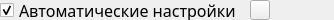
                            <widget class="QFrame" name="autoSetMainFrame">
                             <property name="minimumSize">
                              <size>
                               <width>0</width>
                               <height>20</height>
                              </size>
                             </property>
                             <property name="maximumSize">
                              <size>
                               <width>16777215</width>
                               <height>20</height>
                              </size>
                             </property>
                             <property name="frameShape">
                              <enum>QFrame::NoFrame</enum>
                             </property>
                             <property name="frameShadow">
                              <enum>QFrame::Raised</enum>
                             </property>
                             <layout class="QVBoxLayout" name="verticalLayout_15">
                              <property name="spacing">
                               <number>0</number>
                              </property>
                              <property name="leftMargin">
                               <number>0</number>
                              </property>
                              <property name="topMargin">
                               <number>0</number>
                              </property>
                              <property name="rightMargin">
                               <number>0</number>
                              </property>
                              <property name="bottomMargin">
                               <number>0</number>
                              </property>
                              <item>
                               <widget class="QFrame" name="frame">
                                <property name="minimumSize">
                                 <size>
                                  <width>0</width>
                                  <height>79</height>
                                 </size>
                                </property>
                                <property name="maximumSize">
                                 <size>
                                  <width>16777215</width>
                                  <height>79</height>
                                 </size>
                                </property>
                                <property name="frameShape">
                                 <enum>QFrame::NoFrame</enum>
                                </property>
                                <property name="frameShadow">
                                 <enum>QFrame::Raised</enum>
                                </property>
                                <layout class="QVBoxLayout" name="verticalLayout_14">
                                 <property name="spacing">
                                  <number>0</number>
                                 </property>
                                 <property name="leftMargin">
                                  <number>0</number>
                                 </property>
                                 <property name="topMargin">
                                  <number>0</number>
                                 </property>
                                 <property name="rightMargin">
                                  <number>0</number>
                                 </property>
                                 <property name="bottomMargin">
                                  <number>0</number>
                                 </property>
                                 <item>
                                  <widget class="QFrame" name="autoSetFrame">
                                   <property name="sizePolicy">
                                    <sizepolicy hsizetype="Preferred" vsizetype="Fixed">
                                     <horstretch>0</horstretch>
                                     <verstretch>0</verstretch>
                                    </sizepolicy>
                                   </property>
                                   <property name="minimumSize">
                                    <size>
                                     <width>0</width>
                                     <height>20</height>
                                    </size>
                                   </property>
                                   <property name="maximumSize">
                                    <size>
                                     <width>16777215</width>
                                     <height>20</height>
                                    </size>
                                   </property>
                                   <property name="styleSheet">
                                    <string notr="true">QFrame{
border-radius: 0px;
margin:0px;
}
QPushButton{
background:none;
}
QPushButton:hover{
image: url(:/icons/icons/question1_hover.png);
}
QPushButton:pressed{
image: url(:/icons/icons/question1_pressed.png);
}</string>
                                   </property>
                                   <property name="frameShape">
                                    <enum>QFrame::NoFrame</enum>
                                   </property>
                                   <property name="frameShadow">
                                    <enum>QFrame::Raised</enum>
                                   </property>
                                   <layout class="QHBoxLayout" name="horizontalLayout_4">
                                    <property name="spacing">
                                     <number>8</number>
                                    </property>
                                    <property name="leftMargin">
                                     <number>0</number>
                                    </property>
                                    <property name="topMargin">
                                     <number>0</number>
                                    </property>
                                    <property name="rightMargin">
                                     <number>0</number>
                                    </property>
                                    <property name="bottomMargin">
                                     <number>0</number>
                                    </property>
                                    <item>
                                     <widget class="QCheckBox" name="autoSetcheckBox">
                                      <property name="minimumSize">
                                       <size>
                                        <width>15</width>
                                        <height>15</height>
                                       </size>
                                      </property>
                                      <property name="maximumSize">
                                       <size>
                                        <width>16777215</width>
                                        <height>25</height>
                                       </size>
                                      </property>
                                      <property name="font">
                                       <font>
                                        <family>Yu Gothic UI Semilight</family>
                                        <pointsize>12</pointsize>
                                       </font>
                                      </property>
                                      <property name="text">
                                       <string>Автоматические настройки</string>
                                      </property>
                                      <property name="checked">
                                       <bool>true</bool>
                                      </property>
                                     </widget>
                                    </item>
                                    <item>
                                     <widget class="QPushButton" name="question_button">
                                      <property name="minimumSize">
                                       <size>
                                        <width>20</width>
                                        <height>20</height>
                                       </size>
                                      </property>
                                      <property name="maximumSize">
                                       <size>
                                        <width>20</width>
                                        <height>20</height>
                                       </size>
                                      </property>
                                      <property name="text">
                                       <string/>
                                      </property>
                                      <property name="icon">
                                       <iconset resource="source.qrc">
                                        <normaloff>:/icons/icons/question1.png</normaloff>
                                        <activeon>:/icons/icons/question1.png</activeon>
                                        <selectedoff>:/icons/icons/question1.png</selectedoff>
                                        <selectedon>:/icons/icons/question1.png</selectedon>:/icons/icons/question1.png</iconset>
                                      </property>
                                      <property name="iconSize">
                                       <size>
                                        <width>18</width>
                                        <height>18</height>
                                       </size>
                                      </property>
                                     </widget>
                                    </item>
                                    <item>
                                     <spacer name="horizontalSpacer_3">
                                      <property name="orientation">
                                       <enum>Qt::Horizontal</enum>
                                      </property>
                                      <property name="sizeHint" stdset="0">
                                       <size>
                                        <width>40</width>
                                        <height>10</height>
                                       </size>
                                      </property>
                                     </spacer>
                                    </item>
                                   </layout>
                                  </widget>
                                 </item>
                                 <item>
                                  <widget class="QFrame" name="questionFrame2">
                                   <property name="minimumSize">
                                    <size>
                                     <width>0</width>
                                     <height>60</height>
                                    </size>
                                   </property>
                                   <property name="maximumSize">
                                    <size>
                                     <width>16777215</width>
                                     <height>60</height>
                                    </size>
                                   </property>
                                   <property name="frameShape">
                                    <enum>QFrame::NoFrame</enum>
                                   </property>
                                   <property name="frameShadow">
                                    <enum>QFrame::Raised</enum>
                                   </property>
                                   <layout class="QVBoxLayout" name="verticalLayout_3">
                                    <property name="spacing">
                                     <number>0</number>
                                    </property>
                                    <property name="leftMargin">
                                     <number>0</number>
                                    </property>
                                    <property name="topMargin">
                                     <number>10</number>
                                    </property>
                                    <property name="rightMargin">
                                     <number>0</number>
                                    </property>
                                    <property name="bottomMargin">
                                     <number>0</number>
                                    </property>
                                    <item>
                                     <widget class="QFrame" name="questionFrame">
                                      <property name="sizePolicy">
                                       <sizepolicy hsizetype="Preferred" vsizetype="Fixed">
                                        <horstretch>0</horstretch>
                                        <verstretch>0</verstretch>
                                       </sizepolicy>
                                      </property>
                                      <property name="minimumSize">
                                       <size>
                                        <width>0</width>
                                        <height>50</height>
                                       </size>
                                      </property>
                                      <property name="maximumSize">
                                       <size>
                                        <width>16777215</width>
                                        <height>50</height>
                                       </size>
                                      </property>
                                      <property name="styleSheet">
                                       <string notr="true">QFrame{
background: rgb(73, 58, 79);
border-radius: 10px;
}
</string>
                                      </property>
                                      <property name="frameShape">
                                       <enum>QFrame::NoFrame</enum>
                                      </property>
                                      <property name="frameShadow">
                                       <enum>QFrame::Raised</enum>
                                      </property>
                                      <layout class="QVBoxLayout" name="verticalLayout_13">
                                       <property name="spacing">
                                        <number>0</number>
                                       </property>
                                       <property name="leftMargin">
                                        <number>10</number>
                                       </property>
                                       <property name="topMargin">
                                        <number>5</number>
                                       </property>
                                       <property name="rightMargin">
                                        <number>5</number>
                                       </property>
                                       <property name="bottomMargin">
                                        <number>5</number>
                                       </property>
                                       <item>
                                        <widget class="QLabel" name="questionLabel">
                                         <property name="sizePolicy">
                                          <sizepolicy hsizetype="Preferred" vsizetype="Preferred">
                                           <horstretch>0</horstretch>
                                           <verstretch>0</verstretch>
                                          </sizepolicy>
                                         </property>
                                         <property name="font">
                                          <font>
                                           <family>Yu Gothic UI Semilight</family>
                                           <pointsize>10</pointsize>
                                          </font>
                                         </property>
                                         <property name="frameShape">
                                          <enum>QFrame::NoFrame</enum>
                                         </property>
                                         <property name="text">
                                          <string>Программа выберет максимальное количество слов, 4 варианта ответа и неограниченное время на выполнение.</string>
                                         </property>
                                         <property name="wordWrap">
                                          <bool>true</bool>
                                         </property>
                                        </widget>
                                       </item>
                                      </layout>
                                     </widget>
                                    </item>
                                   </layout>
                                  </widget>
                                 </item>
                                </layout>
                               </widget>
                              </item>
                             </layout>
                            </widget>
